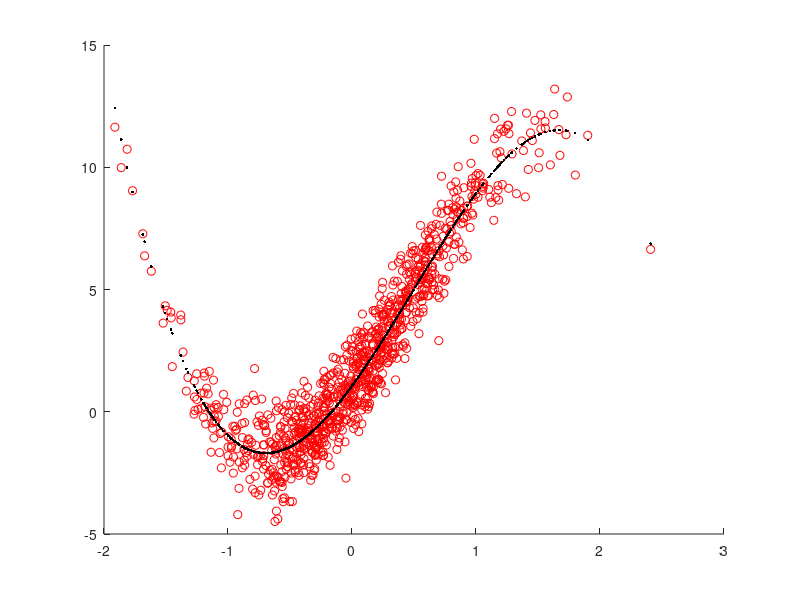

Here is the MATLAB script that generated this plot:
c = [-2 3 7 1];
x = randn(1,1000)/1.5;
y = polyval(c,x)+randn(size(x));

A = [(x.^3)' (x.^2)' x',ones(size(x'))];
theta = A\y';
[c(:) theta(:)]
y_fit = A * theta;
scatter(x,y,'r')
hold on
plot(x,y_fit,'.k')